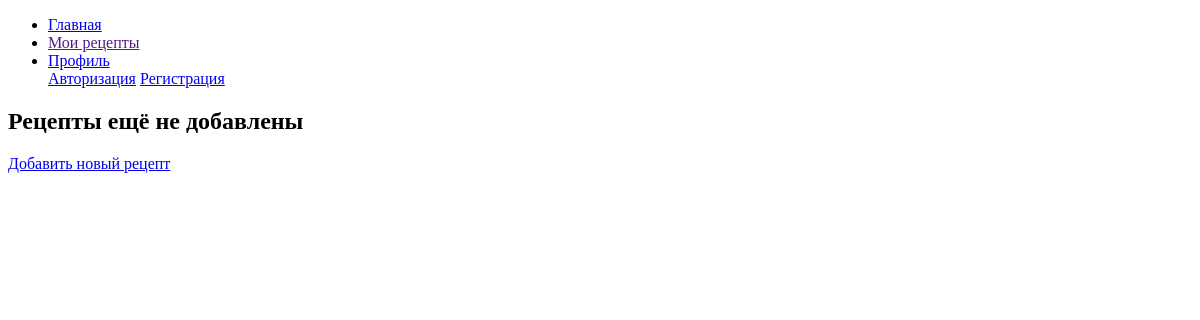
The page /recipe-and-product/recipts/ on the database as committed earlier.
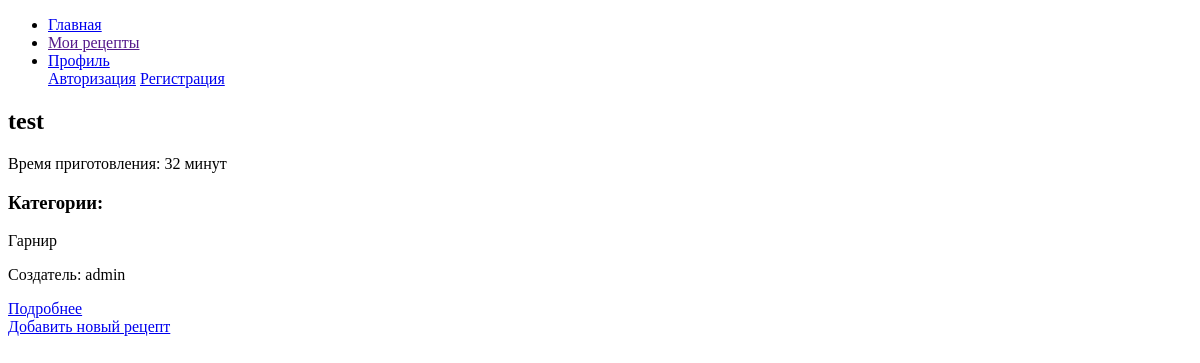
The same page on the database as committed later.
### RecipeAndProduct/models.py (models this page shows, shortened)
class Recipe(models.Model):
    name = models.CharField(max_length=30,blank=True)
    discription  = models.TextField(null=False,blank=True)
    cooking_steps = models.TextField(null=False,blank=True)
    cooking_time = models.PositiveSmallIntegerField(default=0)
    image_dish  = models.ImageField(null=True, blank=True, upload_to=image_path_name)
    catigory_recipe = models.ManyToManyField(CatigoryRecipe, related_name='catigory_recipe')
    products = models.ManyToManyField(Products, related_name='products')
    user = models.ForeignKey(User, on_delete=models.PROTECT)

class CatigoryRecipe(models.Model):
    name = models.CharField(max_length=50,blank=True)

### RecipeAndProduct/views.py (the view)
# urls.py: path('recipts/', RecipeListView.as_view(), name = 'recipt-list'),
class RecipeListView(ListView):
    template_name = "RecipeAndProduct/recipe_list.html"
    queryset = (
        Recipe.objects
        .prefetch_related('catigory_recipe',)
        .all()
    )
    context_object_name = 'listrecipte'

### RecipeAndProduct/templates/RecipeAndProduct/recipe_list.html (shortened to what this page needs)
{%extends 'RecipeAndProduct/base_R&P.html'%}
{% block body %}
    <section>
        {% if listrecipte %}
            {% for recept in listrecipte %}
                <div>
                    <div>
                        <h1>{{recept.name}}</h1>
                        <p>Время приготовления: {{recept.cooking_time}} минут</p>
                         <h3>Категории:</h3>
                        {%for cat in recept.catigory_recipe.all%}
                            <p>{{ cat.name }}</p>
                        {%endfor%}
                        <p>Создатель: {{recept.user}} </p>
                    </div>
                    <a href="{% url 'RecipeAndProduct:recipt-ditails' pk=recept.pk%}">Подробнее</a>
                </div>
            {% endfor %}
             <div>
                  <a href="{% url 'RecipeAndProduct:recipt-add'%}">Добавить новый рецепт</a>
             </div>
        {%else%}
            <h2>Рецепты ещё не добавлены</h2>
            <div>
              <a href="{% url 'RecipeAndProduct:recipt-add'%}">Добавить новый рецепт</a>
            </div>
        {%endif%}
    </section>
{% endblock %}

### RecipeAndProduct/templates/RecipeAndProduct/base_R&P.html (shortened to what this page needs)
<!DOCTYPE html>
<html lang="en">
<head>
</head>
<body>
    <nav>
        <ul>
            <li>
                <a href="{%url 'RecipeAndProduct:recipt-list'%}">Главная</a>
            </li>
            <li>
                <a href="">Мои рецепты</a>
            </li>
            <li>
                <a href="{% url 'accounts:about_me'%}">Профиль</a>
            </li>
            {%if user.is_authenticated %}
             <form method="post" action="{% url 'accounts:Logout_app' %}">
                {% csrf_token %}
                <button type="submit">Выйти</button>
             </form>
            {% else %}
            <div>
                 <a href="{% url 'accounts:login_app' %}">Авторизация</a>
                <a href="{% url 'accounts:register' %}">Регистрация</a>
            </div>
            {%endif %}
        </ul>
    </nav>
    {% block body %}
    {% endblock %}
</body>
</html>

Rows that differ between the two databases and show on the page:
added Recipe: name "test", cooking_time "32", user "admin"
now on this page (row unchanged): CatigoryRecipe: name "Гарнир"
Other text that changed with them:
text no longer shown: "Рецепты ещё не добавлены"
